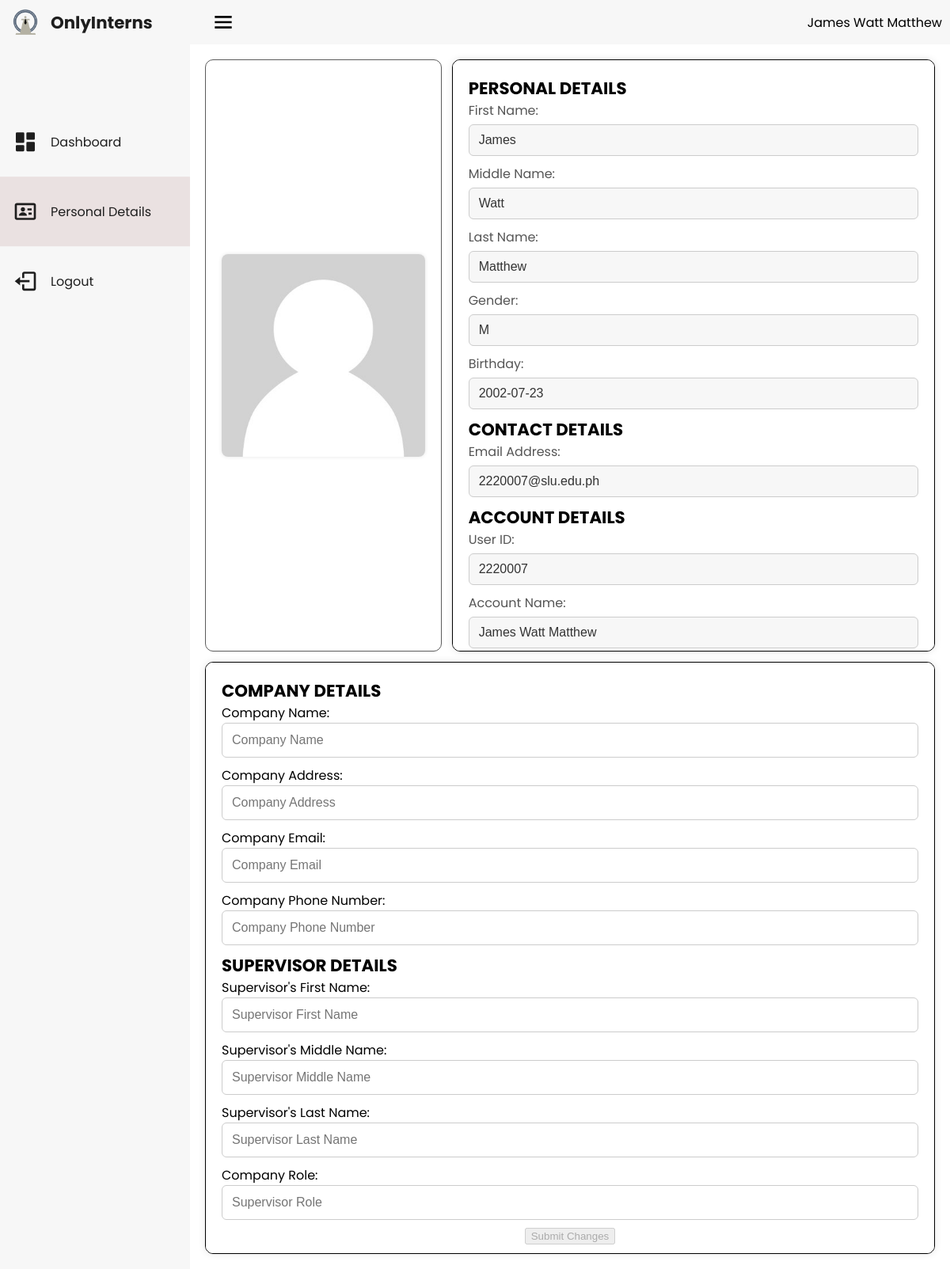
The app's page /user/php/user_details.php (signed in) with its own data.
### tables this page shows
CREATE TABLE IF NOT EXISTS `students` (
  `stud_id` int UNSIGNED NOT NULL AUTO_INCREMENT,
  `first_name` varchar(50) NOT NULL,
  `middle_name` varchar(50) DEFAULT NULL,
  `last_name` varchar(50) NOT NULL,
  `course_year` varchar(20) NOT NULL,
  `classcode` varchar(20) NOT NULL,
  `birthday` date NOT NULL,
  `gender` enum('M','F') NOT NULL,
  `password` varchar(82) NOT NULL,
  `advisor` int UNSIGNED DEFAULT NULL,
  `supervisor` int UNSIGNED DEFAULT NULL,
  `remark` varchar(20) DEFAULT NULL,
  PRIMARY KEY (`stud_id`),
  KEY `advisor` (`advisor`),
  KEY `supervisor` (`supervisor`)
);

### user/inc/functions_inc.php (called while the page is built, shortened)
<?php
function idExist($conn, $id) {
    $sql = "SELECT * FROM students WHERE stud_id = ?;";
    $stmt = mysqli_stmt_init($conn);
    if (!mysqli_stmt_prepare($stmt, $sql)) {
        header("location: ../php/login.php?err=stmtFailed");
        exit();
    }
    mysqli_stmt_bind_param($stmt,"i", $id);
    mysqli_stmt_execute($stmt);
    $result = mysqli_stmt_get_result($stmt);
    if ($row = mysqli_fetch_assoc($result)) {
        return $row;
    } else {
        mysqli_stmt_close($stmt);
        return false;
    }
}

### user/php/user_details.php (the view, shortened to what this page needs)
<?php
$userId = $_SESSION["userID"];
require_once(__DIR__ . "/../inc/database_inc.php");
require_once(__DIR__ . "/../inc/functions_inc.php");
$userData = idExist($conn, $userId);
$imagePath = '../assets/img/profiles/students/' . $userId . '.jpg';
?>
<!DOCTYPE html>
<html lang="en">
<head>
    <link rel="stylesheet" href="../css/user_details.css?<?php echo date('l jS \of F Y h:i:s A'); ?>">
    <link href='https://unpkg.com/boxicons@2.1.4/css/boxicons.min.css' rel='stylesheet'>
</head>
<body class="">
    <div class="sidebar">
        <div class="logo-container-wrapper">
            <a href="../index.php" class="logo-container">
                <img src="../assets/logo/onlyinterns-logo.png" alt="logo">
                <h5>OnlyInterns</h5>
            </a>
        </div>
        <ul>
            <li class="activated">
                <a class="side-menus" href="../php/home.php">
                    Dashboard
                </a>
            </li>
            <li class="activated-details">
                <a class="side-menus" href="#">
                    Personal Details
                </a>
            </li>
            <li>
                <a class="side-menus" href="../inc/logout_inc.php">
                    <svg class="bx bx-dashboard" xmlns="http://www.w3.org/2000/svg" viewBox="0 0 24 24">
                        <path d="M16 13v-2H7V8l-5 4 5 4v-3z"></path>
                        <path
                            d="M20 3h-9c-1.103 0-2 .897-2 2v4h2V5h9v14h-9v-4H9v4c0 1.103.897 2 2 2h9c1.103 0 2-.897 2-2V5c0-1.103-.897-2-2-2z">
                        </path>
                    </svg>
                    Logout
                </a>
            </li>
        </ul>
    </div>
    <nav>
        <svg id="menu-icon" xmlns="http://www.w3.org/2000/svg" width="32px" height="32px" viewBox="0 0 24 24">
            <path id="menu-path" d="M4 6h16v2H4zm0 5h16v2H4zm0 5h16v2H4z"></path>
        </svg>
        <span><?php echo $userData["first_name"] . ' ' . $userData["middle_name"] . ' ' . $userData["last_name"]; ?></span>
    </nav>
    <main>
        <div class="upload-container">
            <img id="photoPreview" src="<?php echo $imagePath; ?>" alt="Preview" class="profile-image">
        </div>
        <div class="personal-details">
            <h5>PERSONAL DETAILS</h5>
            <label for="firstName">First Name:</label>
            <input type="text" id="firstName" name="firstName" value="<?php echo $userData["first_name"]; ?>" readonly>
            <label for="middleName">Middle Name:</label>
            <input type="text" id="middleName" name="middleName" value="<?php echo $userData["middle_name"]; ?>"
                readonly>
            <label for="lastName">Last Name:</label>
            <input type="text" id="lastName" name="lastName" value="<?php echo $userData["last_name"]; ?>"
                readonly>
            <label for="gender">Gender:</label>
            <input type="text" id="gender" name="gender" value="<?php echo $userData["gender"]; ?>" readonly>
            <label for="birthday">Birthday:</label>
            <input type="text" id="birthday" name="birthday" value="<?php echo $userData["birthday"]; ?>"
                readonly>
            <h5>CONTACT DETAILS</h5>
            <label for="email">Email Address:</label>
            <input type="text" id="email" name="email"
                value="<?php echo $userData["stud_id"] . '@slu.edu.ph'; ?>" readonly>
            <h5>ACCOUNT DETAILS</h5>
            <label for="userID">User ID:</label>
            <input type="text" id="userID" name="userID" value="<?php echo $userData["stud_id"]; ?>" readonly>
            <label for="userName">Account Name:</label>
            <input type="text" id="userName" name="userName"
                value="<?php echo $userData["first_name"] . ' ' . $userData["middle_name"] . ' ' . $userData["last_name"]; ?>"
                readonly>
        </div>
        <form class="company-information" action="../inc/submit_company_supervisor.php" method="post">
            <h5>COMPANY DETAILS</h5>
            <div class="form-group">
                <input type="text" id="companyName" name="companyName" placeholder="Company Name">
                <label for="companyName" class="input-required">Company Name:</label>
            </div>
            <div class="form-group">
                <input type="text" id="companyAddress" name="companyAdress" placeholder="Company Address">
                <label for="companyAddress" class="input-required">Company Address:</label>
            </div>
            <div class="form-group">
                <input type="text" id="companyEmail" name="companyEmail"placeholder="Company Email">
                <label for="companyEmail" class="input-required">Company Email:</label>
            </div>
            <div class="form-group">
                <input type="text" id="companyPhoneNo" name="companyPhoneNo"placeholder="Company Phone Number">
                <label for="companyPhoneNo" class="input-required">Company Phone Number:</label>
            </div>
        <form class="supervisor-information" action="" method="post">
            <h5>SUPERVISOR DETAILS</h5>
            <div class="form-group">
                <input type="text" id="companySFName" name="companySFName" placeholder="Supervisor First Name">
                <label for="companySFName" class="input-required">Supervisor's First Name:</label>
            </div>
            <div class="form-group">
                <input type="text" id="companySMName" name="companySMName" placeholder="Supervisor Middle Name">
                <label for="companySMName" class="input-required">Supervisor's Middle Name:</label>
            </div>
            <div class="form-group">
                <input type="text" id="companySLName" name="companySLName" placeholder="Supervisor Last Name">
                <label for="companySLName" class="input-required">Supervisor's Last Name:</label>
            </div>
            <div class="form-group">
                <input type="text" id="companySRole" name="companySRole" placeholder="Supervisor Role">
                <label for="companySRole" class="input-required">Company Role:</label>
            </div>
            <div id=company-submit><input type="button" id="submit-button" value="Submit Changes" disabled></div>
        </form>
</body>
</html>

### user/css/user_details.css (style rules this page uses)
body { font-family: 'Poppins'; font-weight: 400; }
h1, h2, h3, h4, h5 { font-family: 'Poppins'; font-weight: 700; }
html { font-size: 100%; }
h5 { font-size: 1.333rem; }
p, span { font-size: 1.000rem; }
:root { --text: #1e1e1e; --background: #ffffff; --background-alt: #f7f7f7; --primary: #415d5d; --secondary: #eae1e1; --accent: #699696; --transition1: ease-in; --transition2: cubic-bezier(0.77, 0, 0.175, 1); }
* { margin: 0; }
body { display: grid; grid-template-rows: 56px calc(100vh - 56px); grid-template-columns: 240px 1fr; transition: all 300ms var(--transition2); }
nav { display: flex; align-items: center; justify-content: space-between; background-color: var(--background-alt); padding: 10px; }
nav svg { margin-right: 10px; }
.logo-container-wrapper { height: 56px; display: flex; align-items: center; justify-content: space-between; }
.logo-container { display: flex; align-items: center; text-decoration: none; margin: 0 16px; }
.logo-container>img { height: 32px; width: 32px; border-radius: 8%; }
.logo-container>h5 { color: var(--text); white-space: nowrap; padding: 0 0 0 16px; }
.sidebar { grid-area: 1 / 1 / 3 / 2; height: 100vh; background-color: var(--background-alt); }
ul { list-style-type: none; transform: translateY(30%); padding: 0; }
li { height: 88px; display: flex; align-items: center; overflow-x: hidden; white-space: nowrap; }
li>a { display: flex; align-items: center; text-decoration: none; color: var(--text); transition: all 150ms var(--transition1); }
.bx { height: 32px; width: 32px; fill: var(--text); padding: 0 16px; transition: all 150ms var(--transition1); }
#menu-icon { padding: 0 16px; }
.activated-details { background-color: var(--secondary); }
main { display: grid; grid-template-columns: 1fr 1fr 1fr; grid-template-rows: 1fr 1fr; padding: 20px; gap: 15px; justify-items: center; align-items: center; overflow: hidden; }
.upload-container { grid-row: 1/2; grid-column: 1/2; display: flex; justify-content: center; align-items: center; background-color: #ffffff; padding: 20px; width: calc(100% - 40px); height: calc(100% - 40px); overflow: auto; background-color: var(--widget-bg); border: 1px solid rgb(91, 91, 91); border-radius: 10px; box-shadow: 3px 5px 7px 0px var(--shadow); }
#photoPreview { max-width: max(0px, min(257px, 100%)); border-radius: 8px; box-shadow: 0 0 5px rgba(0, 0, 0, 0.1); }
.personal-details label, .contact-details label, .account-details label { display: block; margin-bottom: 5px; color: #555; }
.personal-details input, .contact-details input, .account-details input, .company-information input[type="text"] { width: 100%; padding: 12px; margin-bottom: 10px; border: 1px solid #ccc; border-radius: 6px; box-sizing: border-box; font-size: 16px; color: #333; }
.personal-details input[readonly], .contact-details input[readonly], .account-details input[readonly], .company-information input[type="number"] { background-color: #f7f7f7; cursor: not-allowed; }
.personal-details input[type="text"] { height: 40px; }
.personal-details { grid-row: 1/2; grid-column: 2/4; display:flex; justify-content: space-between; align-items: start; flex-direction: column; background-color: #ffffff; padding: 20px; border-radius: 10px; box-shadow: 0 0 10px rgba(0, 0, 0, 0.1); border:solid black 1px; width: calc(100% - 40px); height: calc(100% - 40px); overflow: auto; }
.company-information { grid-row: 2/3; grid-column: 1/4; display:flex; justify-content: space-between; align-items: start; flex-direction: column; background-color: #ffffff; padding: 20px; border-radius: 10px; box-shadow: 0 0 10px rgba(0, 0, 0, 0.1); border:solid black 1px; width: calc(100% - 40px); height: calc(100% - 40px); overflow: auto; }
#company-submit { display: flex; justify-content: center; align-items: center; width: 100%; }
.form-group { display: flex; flex-direction: column; width: 100%; }
.form-group label { order: -1; }

### records on screen
students: first_name "James", middle_name "Watt", last_name "Matthew", firstName "James", middleName "Watt", lastName "Matthew", gender "M", birthday "2002-07-23", email "2220007@slu.edu.ph", userID "2220007", userName "James Watt Matthew"
